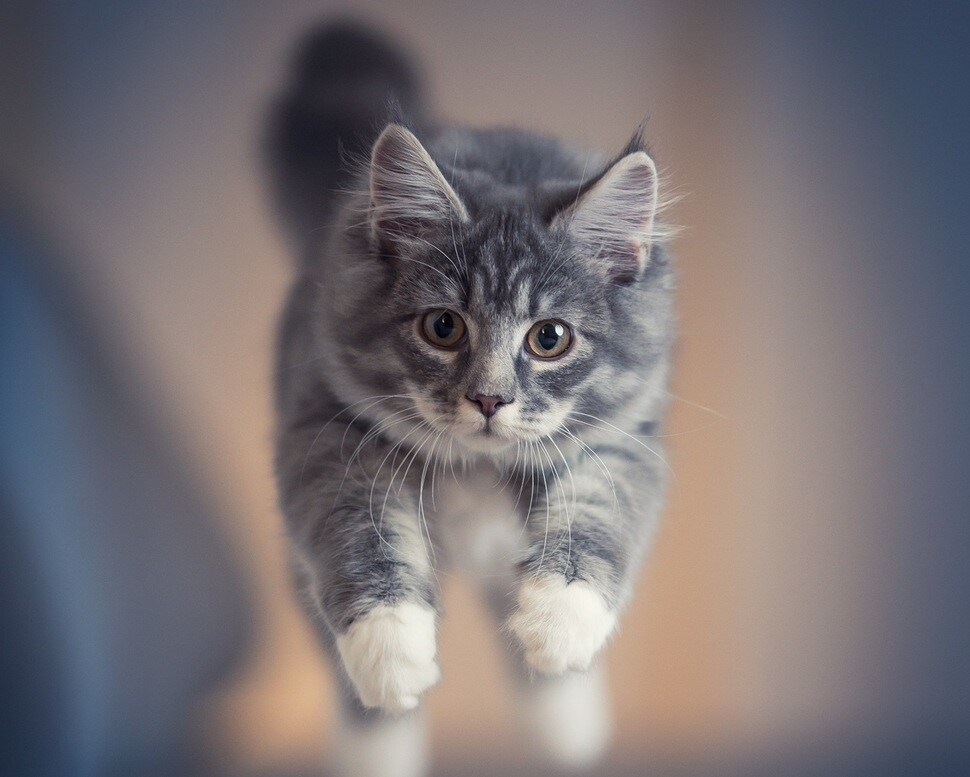
#> input picture assets/cat.jpg, 970 x 777 px
$ python second_cv.py
#> lines starting #> are read from the running program, lines starting #| are printed output that depends on the picture
import sys
import cv2

img = cv2.imread("./assets/cat.jpg")
#> img is the input picture: shape (777, 970, 3); mean B, G, R 117.2, 113.7, 120.1
if img is None:
    sys.exit("파일을 찾을 수 없습니다.")

# I = round(0.299*R + 0.587*G + 0.114*B)

gray_img = cv2.cvtColor(img, cv2.COLOR_BGR2GRAY) # <--
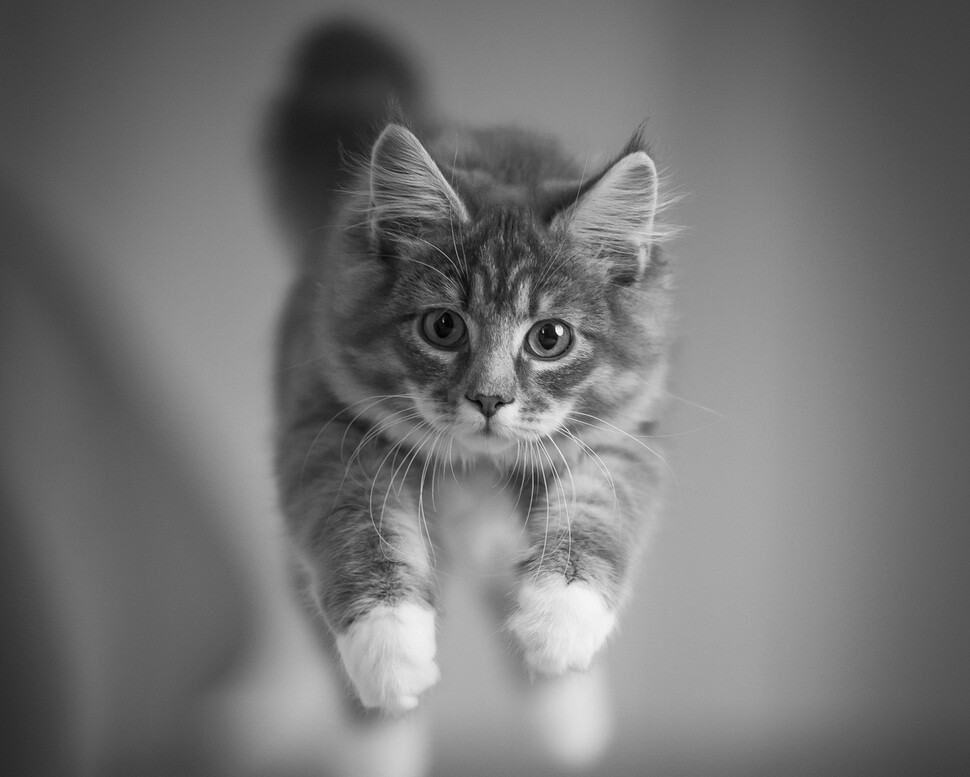
#> gray_img: shape (777, 970); min 0, max 252, mean 116
resized_img = cv2.resize(gray_img, dsize=(0,0), fx=0.5, fy=0.5)

cv2.imshow("Color Image", img)
cv2.imshow("Grayscale Image", gray_img) # <--
cv2.imshow("Resized Image", resized_img) # <--
cv2.waitKey()
cv2.destroyAllWindows()

$ run again, with assets/soccer.jpg copied over assets/cat.jpg
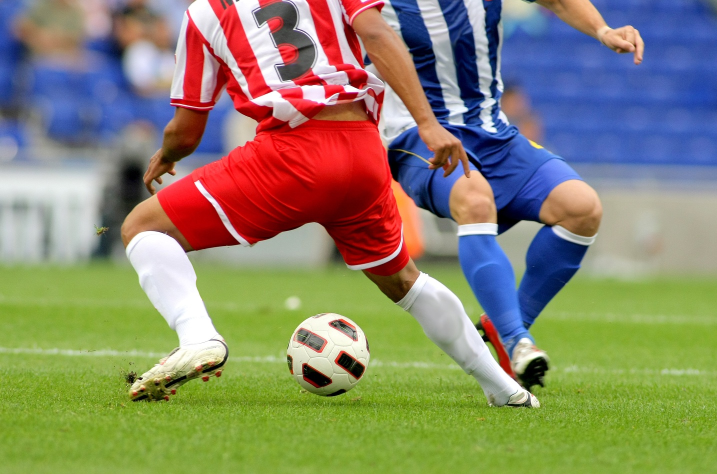
#> input picture assets/soccer.jpg, 1434 x 948 px (shown at 1/2 size)
#> img is the input picture: shape (948, 1434, 3); mean B, G, R 107.2, 133.3, 136.9
#> `gray_img = cv2.cvtColor(img, cv2.COLOR_BGR2GRAY)`:
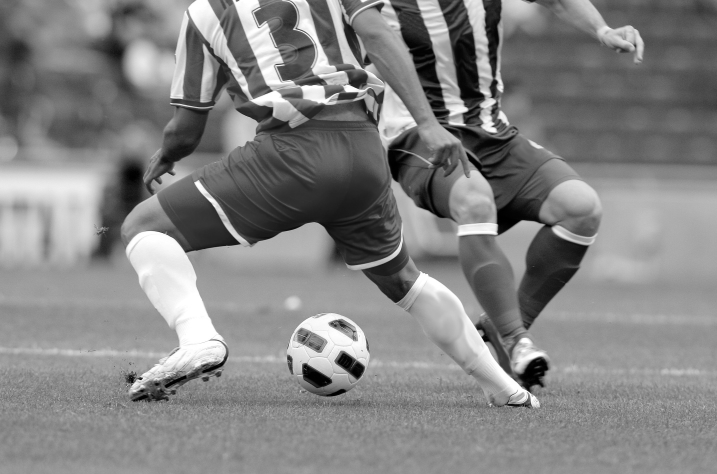
#> gray_img: shape (948, 1434) (shown at 1/2 size); min 0, max 255, mean 131.4
#> `resized_img = cv2.resize(gray_img, dsize=(0,0), fx=0.5, fy=0.5)`:
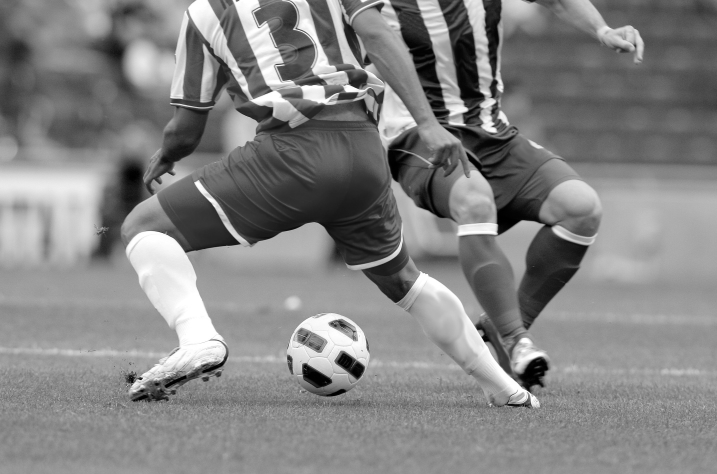
#> resized_img: shape (474, 717); min 0, max 255, mean 131.5
